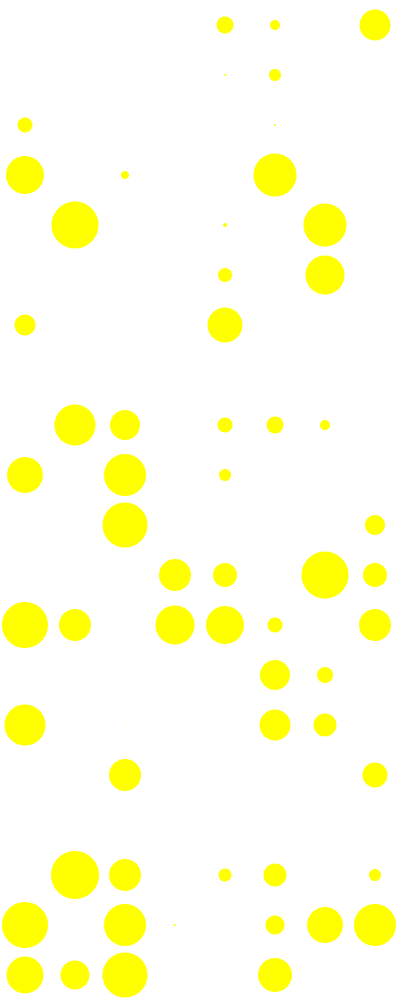
Frame 1 (no input)
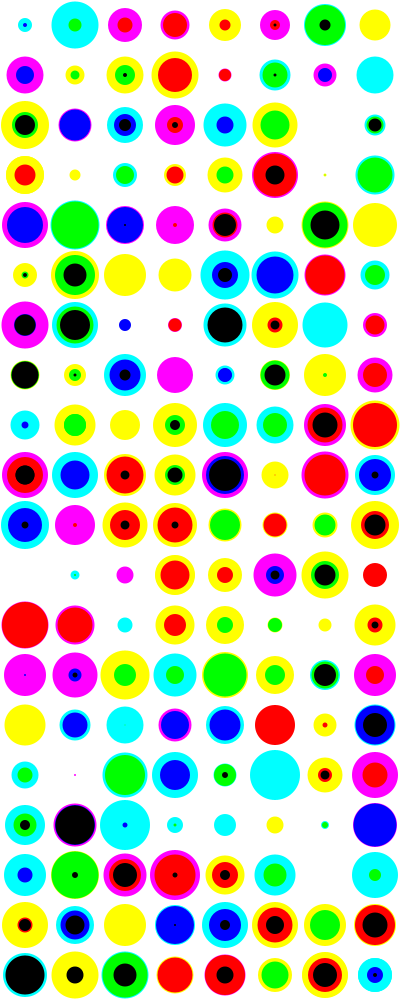
Frame 60 (the mouse pressed at the canvas centre just before this capture)
Frame 120 (the mouse held since frame 60 and released just before this capture): identical to frame 60, image omitted

The Processing sketch that drew these frames (run headless with seeded random() and noise(); from frame 60 on, the mouse is pressed at the canvas centre):

// Processing sketch: PerpetualPrinting_pattern01
// ── PerpetualPrinting_pattern01.pde
int i = 0;

void setup() {
  size(400, 1000);
  
  colorMode(RGB, 1);
  blendMode(MULTIPLY);

  background(1);
  noStroke();

  // frameRate(1);
}

void draw() {
  int step = width / 8;

  if (i < 10) {
    if (i % 3 == 0) {
      // YELLOW
      fill(1, 1, 0);
    } else if (i % 2 == 0) {
      // MAGENTA
      fill(1, 0, 1);
    } else {
      // CYAN
      fill(0, 1, 1);
    }

    for (int y = step / 2; y < height; y += step) {
      for (int x = step / 2; x < width; x += step) {
        int size = round(random(step));

        if (round(random(3)) % 3 == 0) {
          ellipse(x, y, size, size);
        }
      }
    }
    i++;
  }
}
